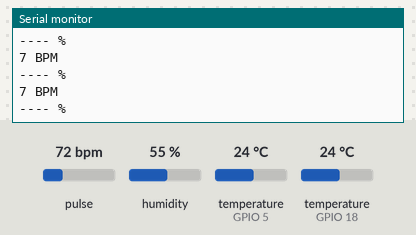
Simulated run of this sketch. Board: ESP32. Shown: the last lines printed to the serial monitor. The test bench sets the inputs (shaded band); at power-on: pulse 72 bpm, humidity 55 %, temperature (sensors on GPIO 5, GPIO 18) 24 °C.

Above: at 1.2 s.
1.3 s: pulse set to 42 bpm
3.5 s: humidity set to 22 %
At 4.0 s:
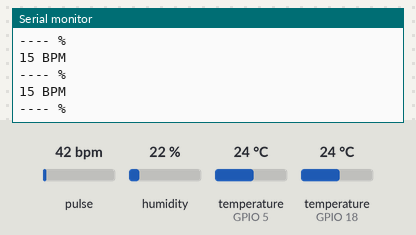
5.0 s: temperature (sensor on GPIO 5) set to 12 °C
At 6.0 s:
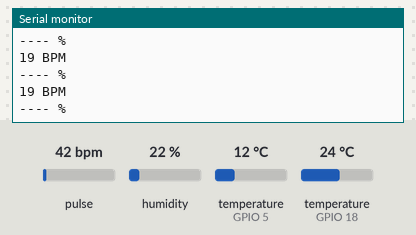
6.5 s: temperature (sensor on GPIO 18) set to 12 °C
Timing chart, 0 to 7.5 s (numbered marks = the images above; inputs shaded):
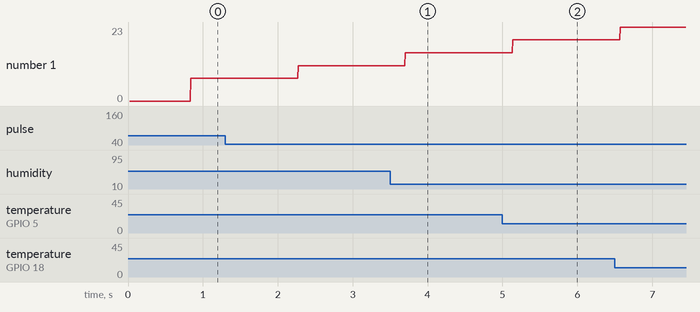

The sketch:

project.ino
```cpp
//////////////////// 1. MAX30102  ////////////////////
#include "MAX30105.h"     //MAX3010x library
#include <Wire.h>
#include "heartRate.h"    //Heart rate calculating algorithm
#include "ESP32Servo.h"
const byte RATE_SIZE = 10;
MAX30105 particleSensor;
byte rates[RATE_SIZE];
byte rateSpot = 0;
long lastBeat = 0;        //Time at which the last beat occurred
float beatsPerMinute;
double avered = 0;
double aveir = 0;
double sumirrms = 0;
double sumredrms = 0;
double SpO2 = 0;
double ESpO2 = 90.0;
double FSpO2 = 0.7;       //filter factor for estimated SpO2
double frate = 0.95;      //low pass filter for IR/red LED value to eliminate AC component
int beatAvg;
int i = 0;
int Num = 30;
#define FINGER_ON 7000
#define MINIMUM_SPO2 90.0
//////////////////// 2. DHT11     ////////////////////
#include "DHT.h"
#define DHTPIN 18         //Digital pin connected to the DHT sensor
#define DHTTYPE DHT11     //type we're using! (DHT 11)
DHT dht(DHTPIN, DHTTYPE); //Initialize DHT sensor.
//////////////////// 3. DS18B20   ////////////////////
#include <OneWire.h>
#include <DallasTemperature.h>
const int oneWireBus = 5;             //GPIO where the DS18B20 is connected to
OneWire oneWire(oneWireBus);          //Setup a oneWire instance to communicate with any OneWire devices
DallasTemperature sensors(&oneWire);  //Pass our oneWire reference to Dallas Temperature sensor
//////////////////////////////////////////////////////////////////////////////////////////////////////////
void MAX30102_Function(void * parameter)
{
  for(;;)
  {
    //Reading the IR value
    //(it will permit us to know if there's a finger on the sensor or not)
    long irValue = particleSensor.getIR();
    if (irValue > FINGER_ON )
    {
      Serial.print(beatAvg);
      Serial.println(" BPM");
      if (beatAvg > 30)
      {
        Serial.print(String(ESpO2));
        Serial.println(" %");
      }
      else  Serial.println("---- %");
      if (checkForBeat(irValue) == true)
      {
        Serial.print(beatAvg);
        Serial.println(" BPM");
        if (beatAvg > 30)
        {
          Serial.print(String(ESpO2));
          Serial.println(" %");
        }
        else  Serial.println("---- %");
        Serial.print("beatAvg=");
        Serial.println(beatAvg);
        long delta = millis() - lastBeat;
        lastBeat = millis();
        beatsPerMinute = 60 / (delta / 1000.0);
        if (beatsPerMinute < 255 && beatsPerMinute > 20)
        {
          rates[rateSpot++] = (byte)beatsPerMinute;
          rateSpot %= RATE_SIZE;
          beatAvg = 0;
          for (byte x = 0 ; x < RATE_SIZE ; x++) beatAvg += rates[x];
          beatAvg /= RATE_SIZE;
        }
      }
      uint32_t ir, red;
      double fred, fir;
      //Check the sensor, read up to 3 samples
      particleSensor.check();
      if (particleSensor.available())
      {
        i++;
        red = particleSensor.getFIFOIR();
        ir = particleSensor.getFIFORed();
        fred = (double)red; //double
        fir = (double)ir;   //double
        //average red level by low pass filter
        avered = avered * frate + (double)red * (1.0 - frate);
        //average IR level by low pass filter
        aveir = aveir * frate + (double)ir * (1.0 - frate);
        //square sum of alternate component of red level
        sumredrms += (fred - avered) * (fred - avered);
        //square sum of alternate component of IR level
        sumirrms += (fir - aveir) * (fir - aveir);
        if ((i % Num) == 0)
        {
          double R = (sqrt(sumredrms) / avered) / (sqrt(sumirrms) / aveir);
          SpO2 = -23.3 * (R - 0.4) + 100;
          ESpO2 = FSpO2 * ESpO2 + (1.0 - FSpO2) * SpO2;     //low pass filter
          if (ESpO2 <= MINIMUM_SPO2) ESpO2 = MINIMUM_SPO2;  //indicator for finger detached
          if (ESpO2 > 100) ESpO2 = 99.9;
          Serial.print("Oxygen % = ");
          Serial.println(ESpO2);
          sumredrms = 0.0; sumirrms = 0.0; SpO2 = 0;
          i = 0;
        }
        particleSensor.nextSample();
      }
    }
    else
    {
      for (byte rx = 0 ; rx < RATE_SIZE ; rx++) rates[rx] = 0;
      beatAvg = 0; rateSpot = 0; lastBeat = 0;
      avered = 0; aveir = 0; sumirrms = 0; sumredrms = 0;
      SpO2 = 0; ESpO2 = 90.0;
      Serial.println("No FInger!");   //Finger Please
    }
  }
}
void DHT11_Function(void * parameter)
{
  for(;;)
  {
    delay(2000); //Wait a few seconds between measurements.
    //Reading temperature or humidity takes about 250 milliseconds!
    //Sensor readings may also be up to 2 seconds (its a very slow sensor)
    float h = dht.readHumidity();
    //Read temperature as Celsius (the default)
    float t = dht.readTemperature();
    //Check if any of the readings failed
    if (isnan(h) || isnan(t))
    {
      Serial.println(F("Failed to read from DHT sensor!"));
      return; //exit early (to try again)
    }
    Serial.print(F("Room Humidity: "));
    Serial.print(h);
    Serial.print(F("%  Room Temperature: "));
    Serial.print(t);
    Serial.println(F("°C "));
  }
}
void DS18B20_Function(void * parameter)
{
  for(;;)
  {
    sensors.requestTemperatures();
    float temperatureC = sensors.getTempCByIndex(0);
    Serial.print(F("Body Temperature: "));
    Serial.print(temperatureC);
    Serial.println(F("°C "));
    delay(5000);
  }
}
//////////////////////////////////////////////////////////////////////////////////////////////////////////
void setup()
{
  Serial.begin(115200); //Start the Serial Monitor
  Serial.println("System Start");
  //////////////////// 1. MAX30102 ////////////////////
  if (!particleSensor.begin(Wire, I2C_SPEED_FAST))    //Use default I2C port, 400kHz speed
  {
    Serial.println("MAX30102");
    while (1);
  }
  //Set up the wanted parameters
  byte ledBrightness = 0x7F;
  byte sampleAverage = 4;
  byte ledMode = 2;
  int sampleRate = 800;
  int pulseWidth = 215;
  int adcRange = 16384;
  //Configure sensor with these settings
  particleSensor.setup(ledBrightness, sampleAverage, ledMode, sampleRate, pulseWidth, adcRange);
  particleSensor.enableDIETEMPRDY();
  //Turn Red LED to low to indicate sensor is running
  particleSensor.setPulseAmplitudeRed(0x0A);
  //Turn off Green LED
  particleSensor.setPulseAmplitudeGreen(0);
  //////////////////// 2. DHT11     ////////////////////
  Serial.println(F("DHTxx test!"));
  dht.begin();  //ask the sensor to start working
  //////////////////// 3. DS18B20   ////////////////////
  sensors.begin(); //Start the DS18B20 sensor
  //////////////////////////////////////////////////////////////////////////////////////////////////////////
  //Using RTOS multitasking principle to run the three sensors simultaneously
  xTaskCreatePinnedToCore(MAX30102_Function, "beatAvg & ESpO2", 2000, NULL, 1, NULL, 1);
  xTaskCreatePinnedToCore(DHT11_Function, "Room Humidity & Temperature", 1000, NULL, 1, NULL, 1);
  xTaskCreatePinnedToCore(DS18B20_Function, "Body Temperature", 1000, NULL, 1, NULL, 1);
}
//////////////////////////////////////////////////////////////////////////////////////////////////////////
void loop() { }
```

Measured:
- plotted number 1: 7 → 11 after the input at 1.3 s
